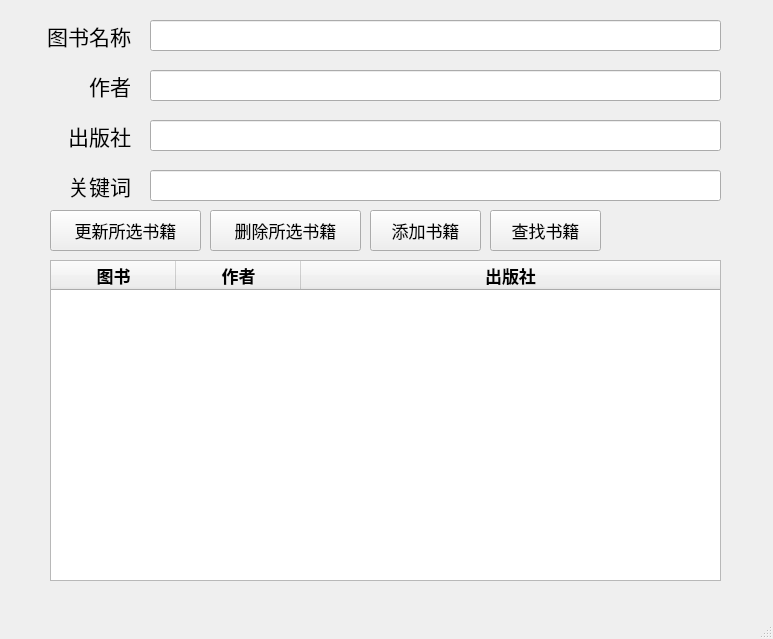
<?xml version="1.0" encoding="UTF-8"?>
<ui version="4.0">
 <class>MainWindow</class>
 <widget class="QMainWindow" name="MainWindow">
  <property name="geometry">
   <rect>
    <x>0</x>
    <y>0</y>
    <width>773</width>
    <height>639</height>
   </rect>
  </property>
  <property name="font">
   <font>
    <pointsize>12</pointsize>
   </font>
  </property>
  <property name="windowTitle">
   <string>派蒙图书管理系统</string>
  </property>
  <property name="windowIcon">
   <iconset resource="Icon.qrc">
    <normaloff>:/icon/paimon.png</normaloff>:/icon/paimon.png</iconset>
  </property>
  <widget class="QWidget" name="centralwidget">
   <widget class="QLineEdit" name="lineEditBookName">
    <property name="geometry">
     <rect>
      <x>150</x>
      <y>20</y>
      <width>571</width>
      <height>31</height>
     </rect>
    </property>
   </widget>
   <widget class="QLabel" name="labelBookName">
    <property name="geometry">
     <rect>
      <x>20</x>
      <y>10</y>
      <width>111</width>
      <height>51</height>
     </rect>
    </property>
    <property name="font">
     <font>
      <pointsize>16</pointsize>
     </font>
    </property>
    <property name="text">
     <string>图书名称</string>
    </property>
    <property name="alignment">
     <set>Qt::AlignRight|Qt::AlignTrailing|Qt::AlignVCenter</set>
    </property>
   </widget>
   <widget class="QLabel" name="labelAuthor">
    <property name="geometry">
     <rect>
      <x>20</x>
      <y>60</y>
      <width>111</width>
      <height>51</height>
     </rect>
    </property>
    <property name="font">
     <font>
      <pointsize>16</pointsize>
     </font>
    </property>
    <property name="text">
     <string>作者</string>
    </property>
    <property name="alignment">
     <set>Qt::AlignRight|Qt::AlignTrailing|Qt::AlignVCenter</set>
    </property>
   </widget>
   <widget class="QLineEdit" name="lineEditAuthor">
    <property name="geometry">
     <rect>
      <x>150</x>
      <y>70</y>
      <width>571</width>
      <height>31</height>
     </rect>
    </property>
   </widget>
   <widget class="QLineEdit" name="lineEditPress">
    <property name="geometry">
     <rect>
      <x>150</x>
      <y>120</y>
      <width>571</width>
      <height>31</height>
     </rect>
    </property>
   </widget>
   <widget class="QLabel" name="labelPress">
    <property name="geometry">
     <rect>
      <x>20</x>
      <y>110</y>
      <width>111</width>
      <height>51</height>
     </rect>
    </property>
    <property name="font">
     <font>
      <pointsize>16</pointsize>
     </font>
    </property>
    <property name="text">
     <string>出版社</string>
    </property>
    <property name="alignment">
     <set>Qt::AlignRight|Qt::AlignTrailing|Qt::AlignVCenter</set>
    </property>
   </widget>
   <widget class="QLabel" name="labelKeyWords">
    <property name="geometry">
     <rect>
      <x>20</x>
      <y>160</y>
      <width>111</width>
      <height>51</height>
     </rect>
    </property>
    <property name="font">
     <font>
      <pointsize>16</pointsize>
     </font>
    </property>
    <property name="text">
     <string>关键词</string>
    </property>
    <property name="alignment">
     <set>Qt::AlignRight|Qt::AlignTrailing|Qt::AlignVCenter</set>
    </property>
   </widget>
   <widget class="QLineEdit" name="lineEditSearchText">
    <property name="geometry">
     <rect>
      <x>150</x>
      <y>170</y>
      <width>571</width>
      <height>31</height>
     </rect>
    </property>
   </widget>
   <widget class="QTableWidget" name="tableWidget">
    <property name="geometry">
     <rect>
      <x>50</x>
      <y>260</y>
      <width>671</width>
      <height>321</height>
     </rect>
    </property>
    <property name="showGrid">
     <bool>true</bool>
    </property>
    <property name="sortingEnabled">
     <bool>false</bool>
    </property>
    <attribute name="horizontalHeaderDefaultSectionSize">
     <number>125</number>
    </attribute>
    <attribute name="horizontalHeaderStretchLastSection">
     <bool>true</bool>
    </attribute>
    <attribute name="verticalHeaderVisible">
     <bool>true</bool>
    </attribute>
    <column>
     <property name="text">
      <string>图书</string>
     </property>
     <property name="font">
      <font>
       <pointsize>13</pointsize>
       <bold>true</bold>
      </font>
     </property>
    </column>
    <column>
     <property name="text">
      <string>作者</string>
     </property>
     <property name="font">
      <font>
       <pointsize>13</pointsize>
       <bold>true</bold>
      </font>
     </property>
    </column>
    <column>
     <property name="text">
      <string>出版社</string>
     </property>
     <property name="font">
      <font>
       <pointsize>13</pointsize>
       <bold>true</bold>
      </font>
     </property>
    </column>
   </widget>
   <widget class="QPushButton" name="pushBtUpdate">
    <property name="geometry">
     <rect>
      <x>50</x>
      <y>210</y>
      <width>151</width>
      <height>41</height>
     </rect>
    </property>
    <property name="font">
     <font>
      <pointsize>13</pointsize>
     </font>
    </property>
    <property name="text">
     <string>更新所选书籍</string>
    </property>
   </widget>
   <widget class="QPushButton" name="pushBtDelete">
    <property name="geometry">
     <rect>
      <x>210</x>
      <y>210</y>
      <width>151</width>
      <height>41</height>
     </rect>
    </property>
    <property name="font">
     <font>
      <pointsize>13</pointsize>
     </font>
    </property>
    <property name="text">
     <string>删除所选书籍</string>
    </property>
   </widget>
   <widget class="QPushButton" name="pushBtSearch">
    <property name="geometry">
     <rect>
      <x>490</x>
      <y>210</y>
      <width>111</width>
      <height>41</height>
     </rect>
    </property>
    <property name="font">
     <font>
      <pointsize>13</pointsize>
     </font>
    </property>
    <property name="text">
     <string>查找书籍</string>
    </property>
   </widget>
   <widget class="QPushButton" name="pushBtAdd">
    <property name="geometry">
     <rect>
      <x>370</x>
      <y>210</y>
      <width>111</width>
      <height>41</height>
     </rect>
    </property>
    <property name="font">
     <font>
      <pointsize>13</pointsize>
     </font>
    </property>
    <property name="text">
     <string>添加书籍</string>
    </property>
   </widget>
  </widget>
  <widget class="QMenuBar" name="menubar">
   <property name="geometry">
    <rect>
     <x>0</x>
     <y>0</y>
     <width>773</width>
     <height>30</height>
    </rect>
   </property>
  </widget>
  <widget class="QStatusBar" name="statusbar"/>
 </widget>
 <resources>
  <include location="Icon.qrc"/>
 </resources>
 <connections/>
</ui>
